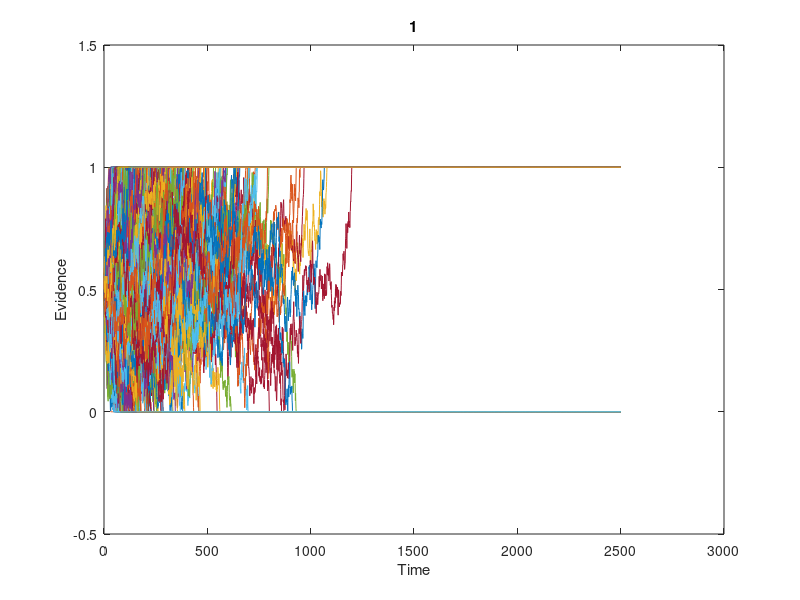
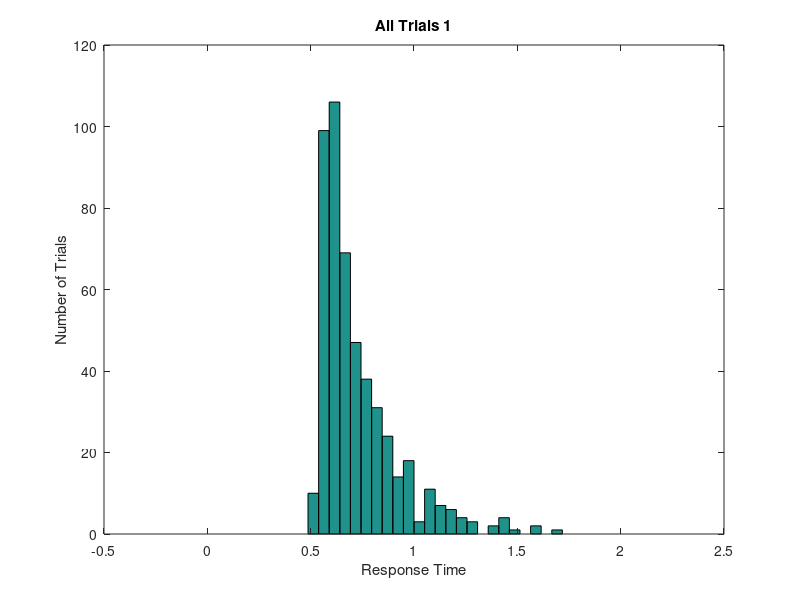

Here is the MATLAB script that generated these plots, in order: (Note: this script raises an error after producing the figures.)
clear; close all; clc;

%fix step size
dt = 0.001;
%parameter 
ntrials = 500; %NUMBER OF RUNS
mu = 0.5;
ndt = 0.5; %NON-DECISION TIME
sd = 1;   %THIS IS VARIABILITY WITHIN THE WALK.  KEEP FIXED AT 1. 
nsteps = 2500; %MAX LENGTH OF WALK.  INCREASE TILL WARNING GOES AWAY
criterion = 1; %CORRECT BOUNDARY LOCATION, INCORRECT IS ZERO 
beta = 0.5; % NORMALIZED BIAS
bias = beta*criterion; %ACTUAL BIAS

%set random number seed 
rng(19680104);
%OUTPUT VARIABLES
sample = zeros(1,nsteps+1);   %This is a single random draw from normal distribution
path = zeros(ntrials,nsteps+1); %This is all the random walks
rt = zeros(ntrials,1);  %These are the rts across trials 
correct = zeros(ntrials,1); %This is accuracy data. ZERO IS WRONG, ONE IS RIGHT
%LOOP OVER ntrials.  
for j = 1:ntrials
    goodpath = 0;
    while goodpath == 0
        drawn_mu = unifrnd(0.5, 2.5, [1,1]);
        draw = normrnd(drawn_mu*dt,sd*sqrt(dt),[1,nsteps]);  %DRAW A WALK
        sample(1) = bias; %START AT BIAS
        sample(2:nsteps+1) = draw; 
        walk = cumsum(sample); %SUM THE WALK.   
        crossbnd = find((walk > criterion) |(walk < 0)); %TEST BOTH BOUNDARIES  
        if ~isempty(crossbnd) %TEST IF IT CROSSED ONE OF THE BOUNDARIES AT LEAST
            goodpath = 1; %WALK IS GOOD, SET TO 1 TO EXIT WHILE LOOP
            path(j,:) = walk; %SAVE THE WALK
        else
            display('Bad Walk') %NOTIFY BAD WALK AND DRAW AGAIN LOWER
        end;
    end;
    rt(j) = crossbnd(1);  %RT IS FIRST CROSSING
    if path(j,rt(j)) > criterion  %TEST IF CORRECT
        path(j,rt(j):end) = criterion; %SET THE REST OF WALK TO BOUNDARY
        correct(j) = 1; %INDICATE CORRECT TRIAL
    else %TRIALIS INCORRECT
        path(j,rt(j):end) = 0; %SET THE REST OF WALK TO ZERO. 
    end; 
    %Add Non-decision time
    rt(j) = rt(j) + ndt/dt;	
end

%compute accuracy
accuracy = mean(correct);  %COMPUTER FRACTION CORRECT
%convert rt to milliseconds
rt = rt*dt;
%plot all the random walks. 
figure
plot(path');
xlabel('Time')
ylabel('Evidence')
title('1')
set(gca,'YLim',[-0.5 criterion+0.5])
%Make a histogram of all random walks. 
figure  
bins = linspace(0,2,40);  
hist(rt,bins);
xlabel('Response Time')
ylabel('Number of Trials')
title('All Trials 1')
%Make a histogram separating correct from incorrect 
errorrt = rt(find(correct == 0));  % THIS IS JUST THE INCORRECT TRIALS
correctrt = rt(find(correct == 1)); %THIS IS JUST THE CORRECT TRIALS
figure
[n1,x] = hist(errorrt, bins); 
[n2,x] = hist(correctrt, bins);
h = bar(x,[n1; n2]);
legend('Error', 'Correct');

xlabel('Response Time')
ylabel('Number of Trials')
avg_time = mean(errorrt)
title(append('Correct vs Error Trials 1', num2str(avg_time)))


%OUTPUT VARIABLES
sample = zeros(1,nsteps+1);   %This is a single random draw from normal distribution
path = zeros(ntrials,nsteps+1); %This is all the random walks
rt = zeros(ntrials,1);  %These are the rts across trials 
correct = zeros(ntrials,1); %This is accuracy data. ZERO IS WRONG, ONE IS RIGHT
%LOOP OVER ntrials.  
for j = 1:ntrials
    goodpath = 0;
    while goodpath == 0
        draw = normrnd(mu*dt,sd*sqrt(dt),[1,nsteps]);  %DRAW A WALK
        beta = unifrnd(0.1, 0.9, [1,1]); % NORMALIZED BIAS
        bias = beta * criterion; % ACTUAL BIAS
        sample(1) = bias;
        sample(2:nsteps+1) = draw; 
        walk = cumsum(sample); %SUM THE WALK.   
        crossbnd = find((walk > criterion) |(walk < 0)); %TEST BOTH BOUNDARIES  
        if ~isempty(crossbnd) %TEST IF IT CROSSED ONE OF THE BOUNDARIES AT LEAST
            goodpath = 1; %WALK IS GOOD, SET TO 1 TO EXIT WHILE LOOP
            path(j,:) = walk; %SAVE THE WALK
        else
            display('Bad Walk') %NOTIFY BAD WALK AND DRAW AGAIN LOWER
        end;
    end;
    rt(j) = crossbnd(1);  %RT IS FIRST CROSSING
    if path(j,rt(j)) > criterion  %TEST IF CORRECT
        path(j,rt(j):end) = criterion; %SET THE REST OF WALK TO BOUNDARY
        correct(j) = 1; %INDICATE CORRECT TRIAL
    else %TRIALIS INCORRECT
        path(j,rt(j):end) = 0; %SET THE REST OF WALK TO ZERO. 
    end; 
    %Add Non-decision time
    rt(j) = rt(j) + ndt/dt;	
end

%compute accuracy
accuracy = mean(correct);  %COMPUTER FRACTION CORRECT
%convert rt to milliseconds
rt = rt*dt;
%plot all the random walks. 
figure
plot(path');
xlabel('Time')
ylabel('Evidence')
title('2')
set(gca,'YLim',[-0.5 criterion+0.5])
%Make a histogram of all random walks. 
figure  
bins = linspace(0,2,40);  
hist(rt,bins);
xlabel('Response Time')
ylabel('Number of Trials')
title('All Trials 2')
%Make a histogram separating correct from incorrect 
errorrt = rt(find(correct == 0));  % THIS IS JUST THE INCORRECT TRIALS
correctrt = rt(find(correct == 1)); %THIS IS JUST THE CORRECT TRIALS
figure
[n1,x] = hist(errorrt, bins); 
[n2,x] = hist(correctrt, bins);
h = bar(x,[n1; n2]);
legend('Error', 'Correct');

xlabel('Response Time')
ylabel('Number of Trials')
avg_time = mean(errorrt)
title(append('Correct vs Error Trials 2', num2str(avg_time)))
